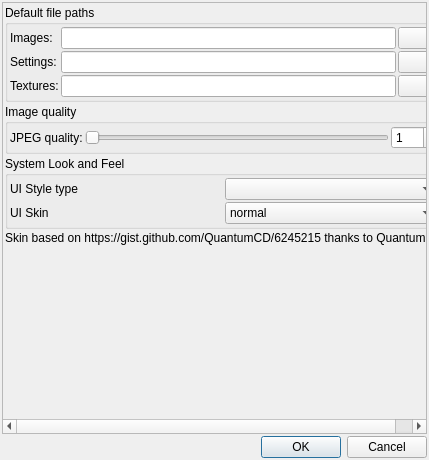
<?xml version="1.0" encoding="UTF-8"?>
<ui version="4.0">
 <class>cPreferencesDialog</class>
 <widget class="QDialog" name="cPreferencesDialog">
  <property name="geometry">
   <rect>
    <x>0</x>
    <y>0</y>
    <width>429</width>
    <height>460</height>
   </rect>
  </property>
  <property name="windowTitle">
   <string>Dialog</string>
  </property>
  <layout class="QVBoxLayout" name="verticalLayout">
   <property name="spacing">
    <number>2</number>
   </property>
   <property name="leftMargin">
    <number>2</number>
   </property>
   <property name="topMargin">
    <number>2</number>
   </property>
   <property name="rightMargin">
    <number>2</number>
   </property>
   <property name="bottomMargin">
    <number>2</number>
   </property>
   <item>
    <widget class="QScrollArea" name="scrollArea">
     <property name="widgetResizable">
      <bool>true</bool>
     </property>
     <widget class="QWidget" name="scrollAreaWidgetContents">
      <property name="geometry">
       <rect>
        <x>0</x>
        <y>0</y>
        <width>567</width>
        <height>409</height>
       </rect>
      </property>
      <layout class="QVBoxLayout" name="verticalLayout_2">
       <property name="spacing">
        <number>2</number>
       </property>
       <property name="leftMargin">
        <number>2</number>
       </property>
       <property name="topMargin">
        <number>2</number>
       </property>
       <property name="rightMargin">
        <number>2</number>
       </property>
       <property name="bottomMargin">
        <number>2</number>
       </property>
       <item>
        <widget class="QGroupBox" name="groupBox">
         <property name="title">
          <string>Default file paths</string>
         </property>
         <layout class="QVBoxLayout" name="verticalLayout_3">
          <property name="spacing">
           <number>2</number>
          </property>
          <property name="leftMargin">
           <number>2</number>
          </property>
          <property name="topMargin">
           <number>2</number>
          </property>
          <property name="rightMargin">
           <number>2</number>
          </property>
          <property name="bottomMargin">
           <number>2</number>
          </property>
          <item>
           <layout class="QGridLayout" name="gridLayout">
            <property name="spacing">
             <number>2</number>
            </property>
            <item row="0" column="1">
             <widget class="MyLineEdit" name="text_default_image_path"/>
            </item>
            <item row="1" column="2">
             <widget class="QPushButton" name="pushButton_select_settings_path">
              <property name="text">
               <string/>
              </property>
              <property name="icon">
               <iconset theme="folder">
                <normaloff/>
               </iconset>
              </property>
             </widget>
            </item>
            <item row="1" column="0">
             <widget class="QLabel" name="label_2">
              <property name="text">
               <string>Settings:</string>
              </property>
             </widget>
            </item>
            <item row="0" column="2">
             <widget class="QPushButton" name="pushButton_select_image_path">
              <property name="text">
               <string/>
              </property>
              <property name="icon">
               <iconset theme="folder">
                <normaloff/>
               </iconset>
              </property>
             </widget>
            </item>
            <item row="0" column="0">
             <widget class="QLabel" name="label">
              <property name="text">
               <string>Images:</string>
              </property>
             </widget>
            </item>
            <item row="1" column="1">
             <widget class="MyLineEdit" name="text_default_settings_path"/>
            </item>
            <item row="2" column="0">
             <widget class="QLabel" name="label_3">
              <property name="text">
               <string>Textures:</string>
              </property>
             </widget>
            </item>
            <item row="2" column="1">
             <widget class="MyLineEdit" name="text_default_textures_path"/>
            </item>
            <item row="2" column="2">
             <widget class="QPushButton" name="pushButton_select_textures_path">
              <property name="text">
               <string/>
              </property>
              <property name="icon">
               <iconset theme="folder">
                <normaloff/>
               </iconset>
              </property>
             </widget>
            </item>
           </layout>
          </item>
         </layout>
        </widget>
       </item>
       <item>
        <widget class="QGroupBox" name="groupBox_2">
         <property name="title">
          <string>Image quality</string>
         </property>
         <layout class="QVBoxLayout" name="verticalLayout_4">
          <property name="spacing">
           <number>2</number>
          </property>
          <property name="leftMargin">
           <number>2</number>
          </property>
          <property name="topMargin">
           <number>2</number>
          </property>
          <property name="rightMargin">
           <number>2</number>
          </property>
          <property name="bottomMargin">
           <number>2</number>
          </property>
          <item>
           <layout class="QGridLayout" name="gridLayout_2">
            <property name="spacing">
             <number>2</number>
            </property>
            <item row="0" column="0">
             <widget class="QLabel" name="label_5">
              <property name="text">
               <string>JPEG quality:</string>
              </property>
             </widget>
            </item>
            <item row="0" column="1">
             <widget class="QSlider" name="sliderInt_jpeg_quality">
              <property name="minimum">
               <number>1</number>
              </property>
              <property name="maximum">
               <number>100</number>
              </property>
              <property name="singleStep">
               <number>8</number>
              </property>
              <property name="pageStep">
               <number>64</number>
              </property>
              <property name="orientation">
               <enum>Qt::Horizontal</enum>
              </property>
             </widget>
            </item>
            <item row="0" column="2">
             <widget class="MySpinBox" name="spinboxInt_jpeg_quality">
              <property name="minimum">
               <number>1</number>
              </property>
              <property name="maximum">
               <number>100</number>
              </property>
             </widget>
            </item>
           </layout>
          </item>
         </layout>
        </widget>
       </item>
       <item>
        <widget class="QGroupBox" name="groupBox_3">
         <property name="title">
          <string>System Look and Feel</string>
         </property>
         <layout class="QVBoxLayout" name="verticalLayout_5">
          <property name="spacing">
           <number>2</number>
          </property>
          <property name="leftMargin">
           <number>2</number>
          </property>
          <property name="topMargin">
           <number>2</number>
          </property>
          <property name="rightMargin">
           <number>2</number>
          </property>
          <property name="bottomMargin">
           <number>2</number>
          </property>
          <item>
           <layout class="QGridLayout" name="gridLayout_3">
            <property name="spacing">
             <number>2</number>
            </property>
            <item row="0" column="0">
             <widget class="QLabel" name="label_6">
              <property name="text">
               <string>UI Style type</string>
              </property>
             </widget>
            </item>
            <item row="0" column="1">
             <widget class="QComboBox" name="comboBox_ui_style_type"/>
            </item>
            <item row="1" column="0">
             <widget class="QLabel" name="label_4">
              <property name="text">
               <string>UI Skin</string>
              </property>
             </widget>
            </item>
            <item row="1" column="1">
             <widget class="QComboBox" name="comboBox_ui_skin">
              <item>
               <property name="text">
                <string>normal</string>
               </property>
              </item>
              <item>
               <property name="text">
                <string>dark</string>
               </property>
              </item>
              <item>
               <property name="text">
                <string>light</string>
               </property>
              </item>
             </widget>
            </item>
           </layout>
          </item>
         </layout>
        </widget>
       </item>
       <item>
        <widget class="QLabel" name="label_7">
         <property name="text">
          <string>Skin based on https://gist.github.com/QuantumCD/6245215 thanks to QuantumCD</string>
         </property>
        </widget>
       </item>
       <item>
        <spacer name="verticalSpacer">
         <property name="orientation">
          <enum>Qt::Vertical</enum>
         </property>
         <property name="sizeHint" stdset="0">
          <size>
           <width>20</width>
           <height>40</height>
          </size>
         </property>
        </spacer>
       </item>
      </layout>
     </widget>
    </widget>
   </item>
   <item>
    <widget class="QDialogButtonBox" name="buttonBox">
     <property name="orientation">
      <enum>Qt::Horizontal</enum>
     </property>
     <property name="standardButtons">
      <set>QDialogButtonBox::Cancel|QDialogButtonBox::Ok</set>
     </property>
    </widget>
   </item>
  </layout>
 </widget>
 <customwidgets>
  <customwidget>
   <class>MyLineEdit</class>
   <extends>QLineEdit</extends>
   <header>mylineedit.h</header>
  </customwidget>
  <customwidget>
   <class>MySpinBox</class>
   <extends>QSpinBox</extends>
   <header>myspinbox.h</header>
  </customwidget>
 </customwidgets>
 <resources/>
 <connections>
  <connection>
   <sender>buttonBox</sender>
   <signal>accepted()</signal>
   <receiver>cPreferencesDialog</receiver>
   <slot>accept()</slot>
   <hints>
    <hint type="sourcelabel">
     <x>250</x>
     <y>457</y>
    </hint>
    <hint type="destinationlabel">
     <x>157</x>
     <y>274</y>
    </hint>
   </hints>
  </connection>
  <connection>
   <sender>buttonBox</sender>
   <signal>rejected()</signal>
   <receiver>cPreferencesDialog</receiver>
   <slot>reject()</slot>
   <hints>
    <hint type="sourcelabel">
     <x>318</x>
     <y>457</y>
    </hint>
    <hint type="destinationlabel">
     <x>286</x>
     <y>274</y>
    </hint>
   </hints>
  </connection>
 </connections>
</ui>
